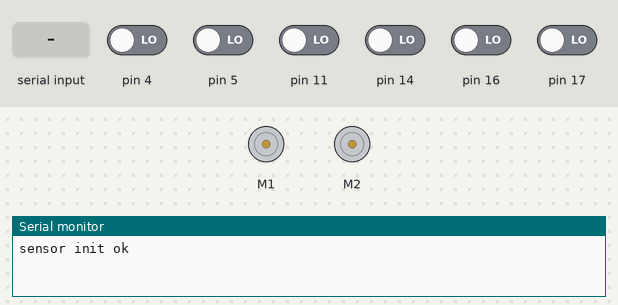
Bench run of a sketch on a simulated Arduino Uno, built with avr-gcc and run on an emulated ATmega328P. On the bench: 2 × DC motor (green arrow = forward, orange = backward, longer = faster), the last lines printed to the serial monitor. Inputs (shaded band) come from the test bench; at power-on: pin 4, pin 5, pin 11, pin 14, pin 16, pin 17 LOW.

Above: at 2.2 s.
2.3 s: "s" received over Serial
At 3.3 s:
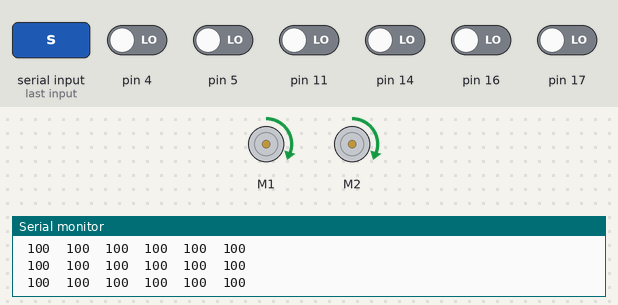
3.8 s: pin 4 driven HIGH
At 4.2 s:
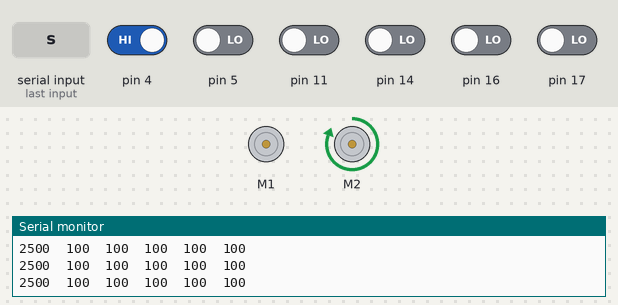
5.3 s: pin 5 driven HIGH
At 6.5 s:
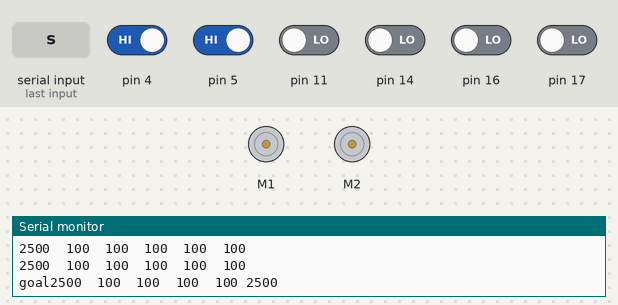
Timing chart, 0 to 8.3 s (numbered marks = the images above; inputs shaded):
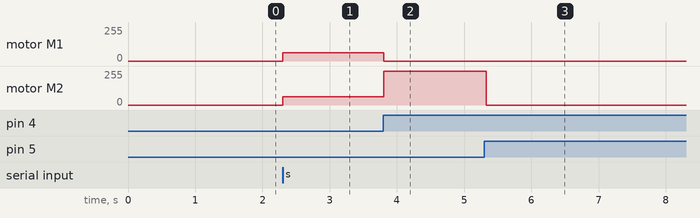

Measured:
- after the input at 2.3 s, motor M1, motor M2: stopped → forward 63/255 at once
- after the input at 3.8 s, motor M1: forward 63/255 → stopped at once; motor M2: forward 63/255 → forward 255/255 at once
- after the input at 5.3 s, motor M2: forward 255/255 → stopped at once

The sketch:

exer5.ino
```cpp
#include <Wire.h>
#include <ZumoShield.h>

// ライントレースセンサを宣言する
ZumoReflectanceSensorArray reflectanceSensors;
ZumoMotors motors;
bool start = false;
Pushbutton button(ZUMO_BUTTON);

int threshold = 1500;

enum status {
  right,
  left,
  stp,
  nop
};

// センサ値を保存するための配列に使うための変数
// 今回使用するものはセンサを6つ搭載するので6
#define NUM_SENSORS 6
uint16_t sensorValues[NUM_SENSORS];


void setup()
{
  // シリアルを初期化してボーレートを115200に設定する
  Serial.begin(115200);
  // センサを初期化する
  reflectanceSensors.init();
  delay(1000);
  Serial.println("sensor init ok");
}

int updateStatus() {
  if (sensorValues[0] >= threshold && sensorValues[5] >= threshold)
    return 0;
  if ((sensorValues[0] >= threshold || sensorValues[1] >= threshold)
  &&  (sensorValues[4] < threshold || sensorValues[5] < threshold)) {
    return 2;
  }
  if ((sensorValues[0] < threshold || sensorValues[1] < threshold)
  &&  (sensorValues[4] >= threshold || sensorValues[5] >= threshold)) {
    return 1;
  }
  return 3;
}

// センサ値をシリアルに送る
void printReadingsToSerial()
{
  char buffer[80];
  sprintf(buffer, "%4d %4d %4d %4d %4d %4d\n",
    sensorValues[0],
    sensorValues[1],
    sensorValues[2],
    sensorValues[3],
    sensorValues[4],
    sensorValues[5]
  );
  Serial.print(buffer);
}

bool mySerialRead() {
  char buf[5];
  int index = 0;
  int i = 0;
  char msg;
  //Serial.print("mySerialRead");
  if(Serial.available() > 0) {
    msg = Serial.read();
    if (msg == 's') {
      return true;
    }
  /*for(i = 0; i < 5; i++){
    Serial.print("read");
    char c = Serial.read();
    Serial.print("str");
    if (index >= 5) {
      return false;
    }
    buf[index++] = c;
    */
  }
  /*
  if (buf[0] != 's')
    return false;
  if (buf[1] != 't')
    return false;
  if (buf[2] != 'a')
    return false;
  if (buf[3] != 'r')
    return false;
  if (buf[4] != 't')
    return false;
  if (msg != 's')
    return false;
  return true;
  */
  return false;
}

void loop()
{
  //Serial.print("loop");
  if (!start) {
    //while (true) {
      //if (button.getSingleDebouncedPress() || mySerialRead()) {
      if (mySerialRead()) {
        start = true;
        Serial.print("start");
      }
      //if (start)
        //break;
    //}
  }
  if (start) {
    reflectanceSensors.read(sensorValues, QTR_EMITTERS_ON);
    int s = updateStatus();
    if (s == 1) {
      motors.setSpeeds(400, 0);
      delay(30);
    //Serial.print("r\n");
    }
    if (s == 2) {
      motors.setSpeeds(0, 400);
      delay(30);
    //Serial.print("l\n");
    }
    if (s == 0) {
    //Serial.print("s\n");
    //while (true) {
      start = false;
      motors.setSpeeds(0, 0);
      Serial.print("goal");
      /*
      if (button.getSingleDebouncedPress()) {
        start = true;
      }
      if (start)
        break;
        */
      //}
    }
    if (s == 3) {
    //Serial.print("nop\n");
      motors.setSpeeds(100, 100);
    }
    printReadingsToSerial();
  }
}
```
